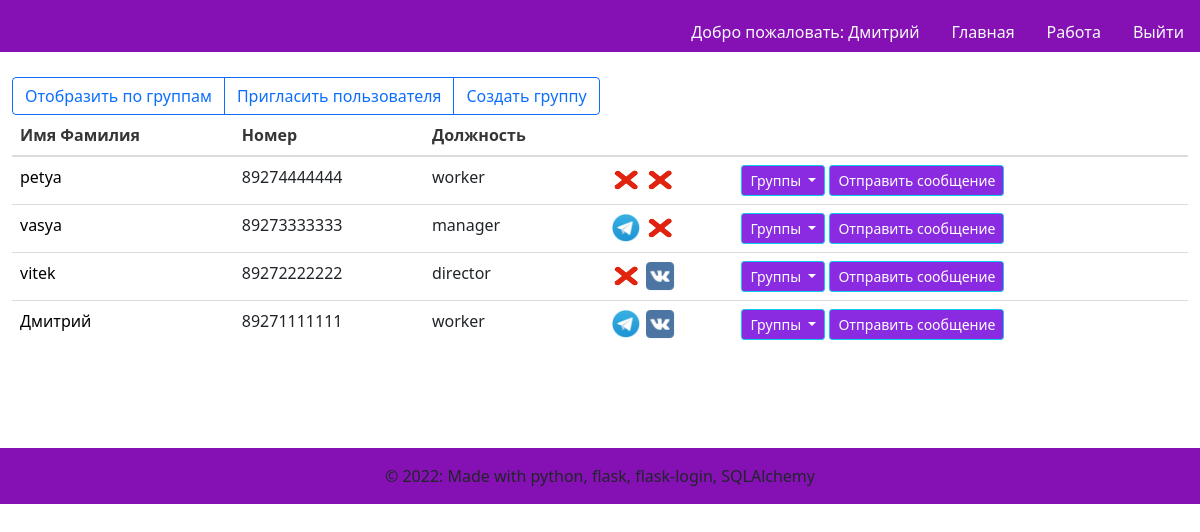
The page /workallusers (signed in) on the database as committed earlier.
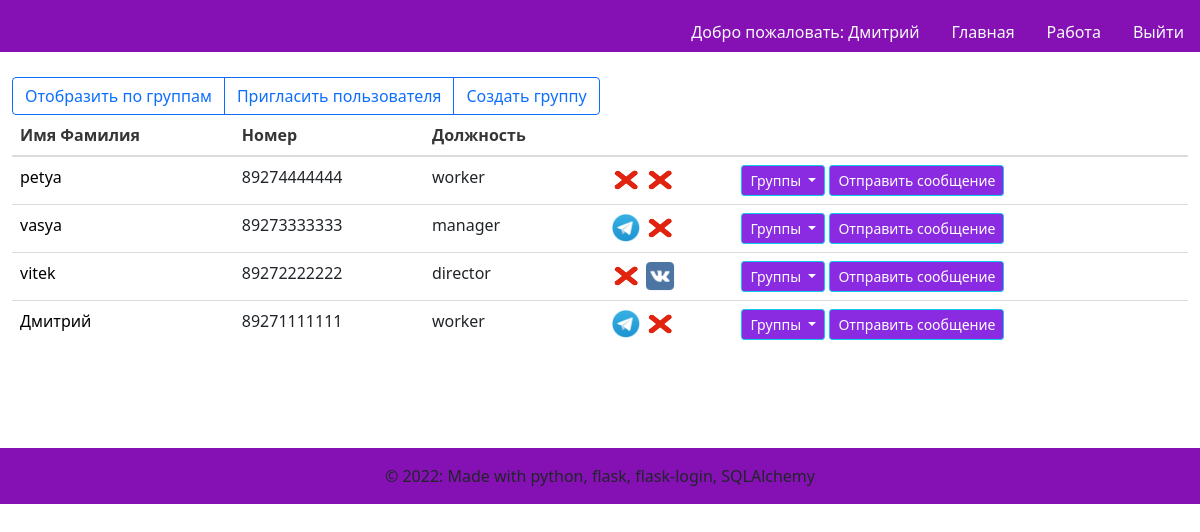
The same page on the database as committed later.
### models.py (models this page shows)
class User(UserMixin, db.Model):
    id = db.Column(db.Integer,
                   nullable=False,
                   unique=True,
                   primary_key=True,
                   autoincrement=True)  # primary keys are required by SQLAlchemy
    password = db.Column(db.String(100))  # пароль есть только у администраторов и модераторов
    name = db.Column(db.String(100))  # имя фамилия
    phone_number = db.Column(db.String(11), unique=True)  # номер телефона
    vk_authorized = db.Column(db.Boolean, default=False)  # авторизован вк или нет
    tlg_authorized = db.Column(db.Boolean, default=False)  # авторизован в телеграм или нет
    status = db.Column(db.String(30))  # статус пользователя(ожидает подтверждения\в архиве\подтвержден)
    app_role = db.Column(db.String(20))  # роль в приложении(админ, модератор, пользователь)
    organisation_role = db.Column(db.String(100))  # должность в организации
    tlg_chat_id = db.Column(db.Integer, default=-1)
    vk_chat_id = db.Column(db.Integer, default=-1)

### main.py (the view)
@main.route('/workallusers')
@login_required
def workallusers():
    users = User.query.filter(User.status.in_([CONFIRMED, WAITING_ARCHIEVED])).order_by(User.name).all()
    relations = db.session.query(users_groups_relations).all()
    groups = Group.query.all()
    return render_template('workallusers.html', users=users, groups=groups, relations=relations)

### templates/workallusers.html (shortened to what this page needs)
{% extends "base.html" %}
{% block content %}
<div class="btn-group" role="group" aria-label="Basic outlined example" style="margin-top: 5px">
<a class="btn btn-outline-primary" href="./workallgroups" role="button">Отобразить по группам</a>
<a class="btn btn-outline-primary" href="{{url_for('users.createuser')}}" role="button">Пригласить пользователя</a>
<a class="btn btn-outline-primary" href="{{url_for('groups.creategroup')}}" role="button">Создать группу</a>
</div>
<table class="table table-hover">
  <thead>
    <tr>
      <th scope="col">Имя Фамилия</th>
      <th scope="col">Номер</th>
      <th scope="col">Должность</th>
        <th scope="col"></th>
      <th scope="col"></th>
    </tr>
  </thead>
    <tbody>
        {%for user in users%}
        <tr>
          <td scope="row">
              <a class="text-decoration-none" style="color: black"
                 href="{{ url_for('users.edituser', id=user['id']) }}">
              {{ user['name'] }}</a></td>
          <td>{{ user['phone_number'] }}</td>
          <td>{{ user['organisation_role'] }}</td>
          <td>
              {% if user['tlg_authorized'] %}
                  <img src="../static/images/tg.png" alt="TG" class="img-rounded" style="height:30px; width:30px"/>
              {% else %}
                  <img src="../static/images/none.png" alt="" class="img-rounded" style="height:30px; width:30px"/>
              {% endif %}
              {% if user['vk_authorized'] %}
                  <img src="../static/images/vk.png" alt="VK" class="img-rounded" style="height:30px; width:30px"/>
              {% else %}
                  <img src="../static/images/none.png" alt="" class="img-rounded" style="height:30px; width:30px"/>
              {% endif %}
          </td>
          <td>  <div class="dropdown">
                  <a class="btn btn-info btn-sm dropdown-toggle"
                     href="#" role="button" id="dropdownMenuLink"
                     data-bs-toggle="dropdown"
                     aria-expanded="false"
                        style="background-color:blueviolet; color:white">
                    Группы
                  </a>
                </div>
                <a class="btn btn-info btn-sm" style="background-color:blueviolet; color:white" href="{{ url_for('messages.usermessage', id=user['id']) }}">
                    Отправить сообщение
                </a>
          </td>
        </tr>
          {%endfor%}
    </tbody>
</table>
{% endblock %}

### templates/base.html (shortened to what this page needs)
<!DOCTYPE html>
<html>
<head>
    <link rel="stylesheet" href="https://cdnjs.cloudflare.com/ajax/libs/bulma/0.7.2/css/bulma.min.css" />
    <link href="https://cdn.jsdelivr.net/npm/bootstrap@5.1.3/dist/css/bootstrap.min.css" rel="stylesheet">
    <link rel="stylesheet" href="../static/css/preloader.css"/>
</head>
<body class="loader-body" style="background-color: #ffffff; height: inherit">
            <nav class="d-none page-header navbar navbar-light sticky-top" style="background-color: #8511b4;">
                <div class="container-fluid ">
                    <ul class="nav nav-pills position-absolute bottom-0 end-0">
                        {% if current_user.is_authenticated %}
                        <li class="nav-item">
                            <a class="nav-link text-light" style="color: black"
                                        href="{{ url_for('users.edituser', id=current_user.id) }}">
                                Добро пожаловать: {{ current_user.name }}
                            </a>
                         </li>
                        {% endif %}
                        <li class="nav-item" >
                            <a href="{{ url_for('main.index') }}" class="nav-link text-light">
                                Главная
                            </a>
                        </li>
                        {% if current_user.is_authenticated %}
                        <li class="nav-item">
                            <a href="{{ url_for('main.workallusers') }}" class="nav-link text-light">
                                Работа
                            </a>
                        </li>
                        {% endif %}
                        {% if current_user.is_authenticated %}
                        <li class="nav-item">
                            <a href="{{ url_for('auth.logout') }}" class="nav-link text-light">
                                Выйти
                            </a>
                        </li>
                        {% endif %}
                    </ul>
                </div>
            </nav>
            <div class="d-none page-main container-fluid" style="height: 82%">
                   {% block content %}
                   {% endblock %}
            </div>
            <footer class="d-none page-footer font-small blue" style="background-color: #8511b4; margin-top: 100px">
              <div class="footer-copyright text-center py-3">© 2022: Made with python, flask, flask-login, SQLAlchemy
              </div>
            </footer>
    </body>
</html>

Rows that differ between the two databases and show on the page:
changed User "Дмитрий": vk_authorized: picture added; vk_authorized: picture removed
